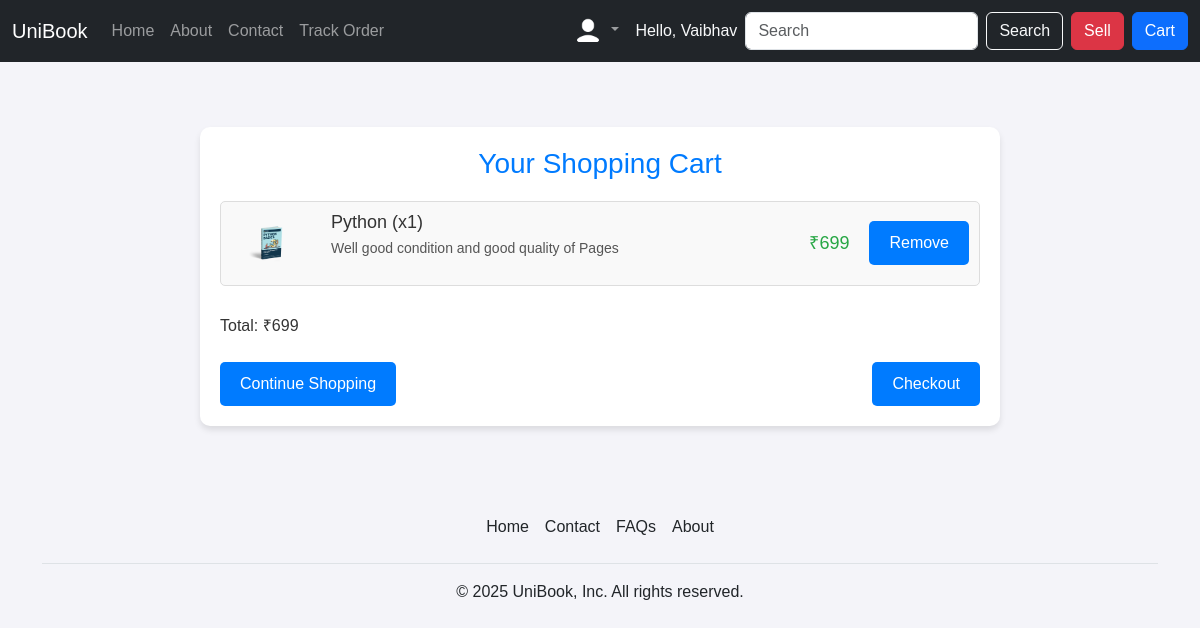
Page /cart (signed in) on the earlier database version.
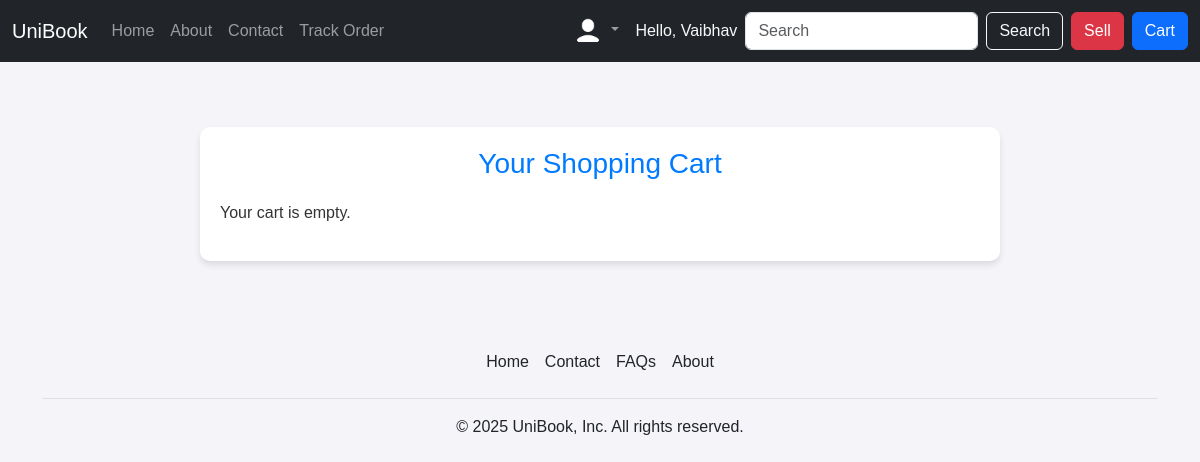
Same page on the later database version.
### home/models.py (models this page shows, shortened)
class CartItem(models.Model):
    user = models.ForeignKey(User, on_delete=models.CASCADE)
    product = models.ForeignKey(Product, on_delete=models.CASCADE)
    quantity = models.PositiveIntegerField(default=1)

class Product(models.Model):
    product_id = models.AutoField
    product_category = models.CharField(max_length=50)
    title = models.CharField(max_length=50)
    desc = models.CharField(max_length=500)
    price = models.IntegerField()
    image1 = models.ImageField(upload_to="images/")
    image2 = models.ImageField(upload_to="images/")
    image3 = models.ImageField(upload_to="images/")
    mobile = models.CharField(max_length=12, default="")
    location = models.CharField(max_length=500)
    user = models.CharField(max_length=10, default="")
    date = models.DateField()

### home/views.py (the view)
# urls.py: path('cart', views.cart, name='cart'),
def cart(request):
    if request.user.is_anonymous:
        return redirect('/login')
    cart_items = CartItem.objects.filter(user=request.user)
    total_price = sum(item.product.price * item.quantity for item in cart_items)
    context = {
        'cart_items': cart_items,
        'total_price': total_price
    }
    return render(request, 'cart.html', context)

### templates/cart.html (shortened to what this page needs)
{% extends 'base.html' %}
{% block body %}
{% load static %}
<div class="container">
  <h1>Your Shopping Cart</h1>
  {% if cart_items %}
    {% for item in cart_items %}
      <div class="cart-item">
        <img src="/media/{{ item.product.image1 }}" alt="{{ item.product.title }}">
        <div class="cart-item-details">
          <h3>{{ item.product.title }} (x{{ item.quantity }})</h3>
          <p>{{ item.product.desc }}</p>
        </div>
        <div class="cart-item-price">₹{{ item.product.price }}</div>
        <form method="post" action="{% url 'remove_from_cart' item.id %}">
          <button type="submit" class="button">Remove</button>
        </form>
      </div>
    {% endfor %}
    <div>
      <p class="price">Total: ₹{{ total_price }}</p>
      <div class="checkout-buttons">
        <form method="post" action="{% url 'home' %}">
          <button type="submit" class="button">Continue Shopping</button>
        </form>
        <a href="/checkout" class="button">Checkout</a>
      </div>
    </div>
  {% else %}
    <p>Your cart is empty.</p>
  {% endif %}
</div>
{% endblock %}

Differences in the rows shown:
removed CartItem: product.image1 (picture), product "Python", quantity "1", product.desc "Well good condition and good quality of Pages", product.price "699"
Other differences:
{{ total_price }}: "699" → (not shown)
text no longer shown: "Total: ₹ Continue Shopping Checkout"
text now shown: "Your cart is empty."
